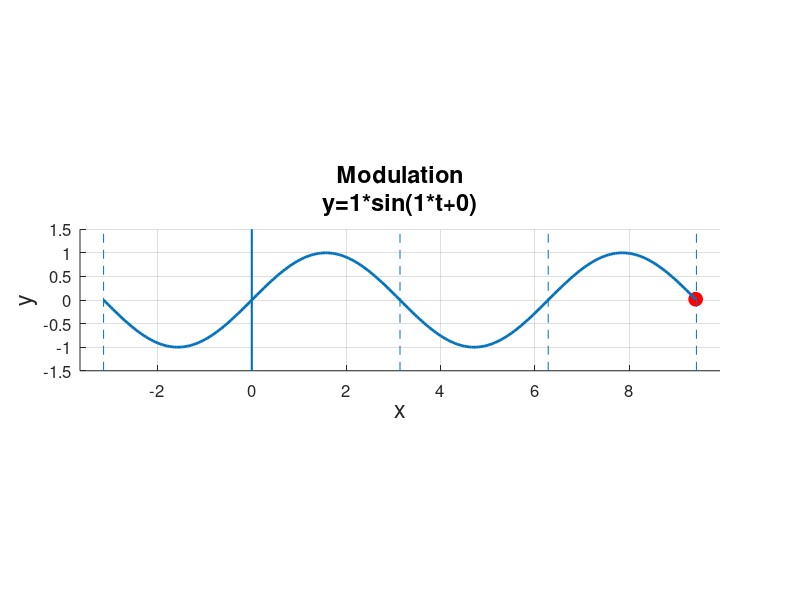

Source code (MATLAB):
%-------dialog box asking user for imput-----------
input = inputdlg ({"Amplitude", "Frequency", "Phase"},...
"Harmonic Oscillation",[1,20;1,20;1,20],{"1", "1", "0"});   %getting user imput
A=str2double(input{1});                                     %amplitude converted from user input
w=str2double(input{2});                                     %frequency converted from user input
fi=str2double(input{3});                                    %phase converted from user input

%-----------preparing window----------------------------
figure('units','norm','position',[.1 .1 .8 .7],'color',[.9 .9 .9],...
       'name', "Harmonic Oscillation");                               %Creating Window
a = axes('position',[.1 .1 .8 .8],'color',[1 1 1],'fontsize',[12]);             %Creating Axis
txt = [ "Modulation\ny=" num2str(A) "*sin(" num2str(w) "*t+" num2str(fi) ")"];  %preparing title string
a : title (txt,'fontsize',[17]);                                                %titleing diagram
a : ylabel ("y",'fontsize',[17]);                                               %labeling y axis
a : xlabel ("x",'fontsize',[17]);                                               %labeling x axis
grid on;                                                                        %turing on the grid in coordinate system
drawnow;                                                                        %drawing the system

%---------------changeable variables---------------------
i=.05;                                %interval of loop
nplus=1.5;                            %number of oscillations in positive x direction
nneg=.5;                              %number of oscillations in negative x direction

%----------calculating limits of coodinate system--------
lxp=nplus*2*pi;                       %x-limit positive
lxn=-nneg*2*pi;                       %x-limit negative
lyp=abs(A)+.5;                        %y-limit positive
lyn=-abs(A)-.5;                       %y-limit negative
axis('equal',[lxn-.5 lxp+.5 lyn lyp]) %preparing coordinate system limits
drawnow;                              %drawing the prepared system

%---------------initializing variables-------------------
t=0;                                  %time (==x)
y=0;                                  %y, the elongation                         
t1=lxn;                               %additional t variable
y1=0;                                 %additional y variable                
n=0;                                  %initializing n

%-------------creating ball for function-----------------
h_Ball=line(lxn,0,'marker','o','markersize',[10],'color',...
            [1 0 0],'markerfacecolor',[1 0 0]);   %creating the ball
drawnow;       %drawing the ball initially

%--------drawing lines indicating segments of legnth pi--------
for limit=lxn:pi:lxp;
  
  line([limit limit],[lyn lyp],'linewidth', [.7],'linestyle','--');
  
endfor;

line([0 0],[lyn lyp],'linewidth', [1.5]); %drawing a line indicating x=0

%-----------------function--------------------------------
y1=A*sin(w*lxn+fi);                       %creating first point used to draw trail user
yf1=sin(t);                               %creating first point used to draw trail standard
for t=lxn:i:lxp+.02                       %loop to draw the function
    
    yf=sin(t);                  % standard function
    y=A*sin(w*t+fi);            %user function
    set(h_Ball,'xdata',t,'ydata',y); %drawing ball at point specified by user function
    line([t1 t],[y1 y],'linewidth',[2],'linestyle','--') %drawing trail of the ball (user func)
    line([t1 t],[yf1 yf],'linewidth',[.5]) %drawing trail of the standard func
    drawnow;                    %drawing trail of functions
    t1=t;                       %saving old variables for next turn to draw trail
    y1=y;                       %saving old variables for next turn to draw trail
    yf1=yf;                     %saving old variables for next turn to draw trail
endfor
